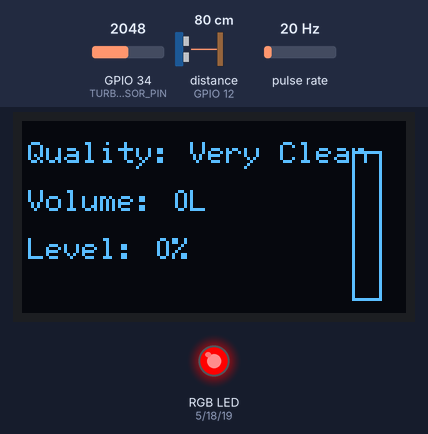
This sketch was run on a simulated ESP32. On the bench: 128×64 one-colour display, an RGB LED mixed from three pins (HIGH = lit). Wiring (inferred from the names in the program): ultrasonic range finder: trigger GPIO 14; echo GPIO 12; pulse sensor: data GPIO 27. The test bench sets the inputs (shaded band); at power-on: GPIO 34 (TURBIDITY_SENSOR_PIN) = 2048, distance to the obstacle (sensor on GPIO 12) 80 cm, pulse rate 20 Hz. The echo pulse lasts 58.3 µs per cm; WiFi joins after 1.5 s; servers stay silent unless stated; no MQTT or app messages arrive unless stated; pins used as bus, display or sensor lines are not drawn; what the sketch prints to the serial monitor is not drawn.

Above: at 3.2 s.
3.3 s: GPIO 34 (TURBIDITY_SENSOR_PIN) set to 213
5.3 s: GPIO 34 (TURBIDITY_SENSOR_PIN) set to 191
At 6.8 s:
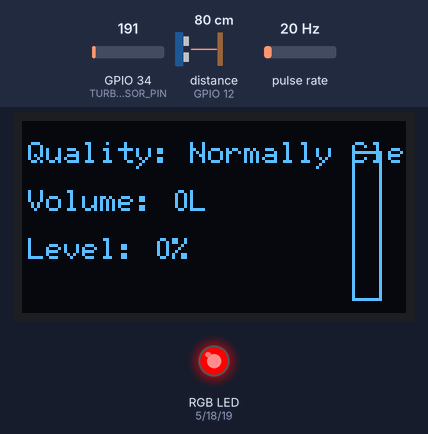
7.6 s: GPIO 34 (TURBIDITY_SENSOR_PIN) set to 55
At 8.6 s:
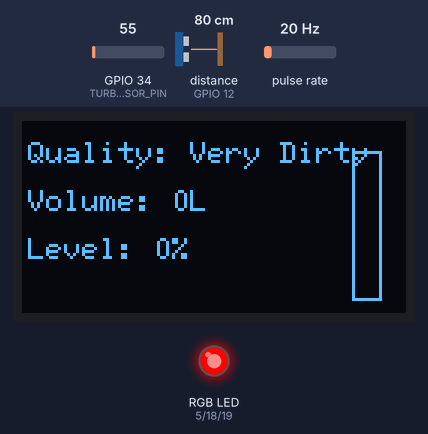
9.7 s: distance to the obstacle (sensor on GPIO 12) set to 22 cm
At 11.4 s:
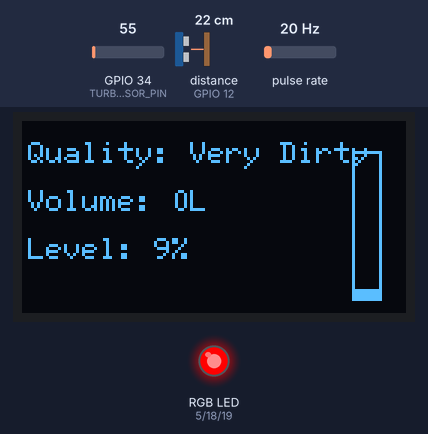
11.7 s: distance to the obstacle (sensor on GPIO 12) set to 17 cm
At 13.2 s:
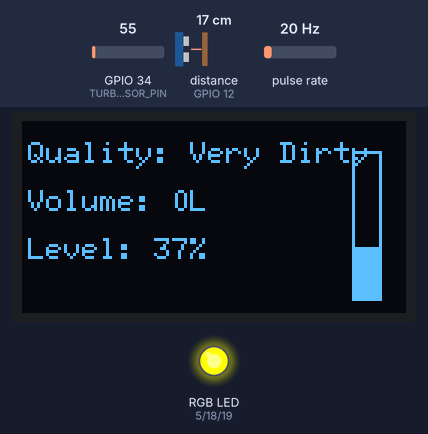
13.8 s: distance to the obstacle (sensor on GPIO 12) set to 9 cm
At 14.8 s:
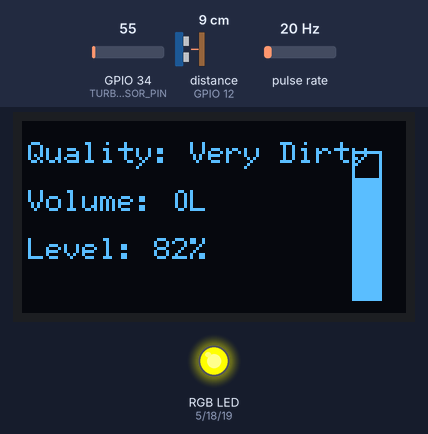
15.8 s: distance to the obstacle (sensor on GPIO 12) set to 6 cm
At 17.7 s:
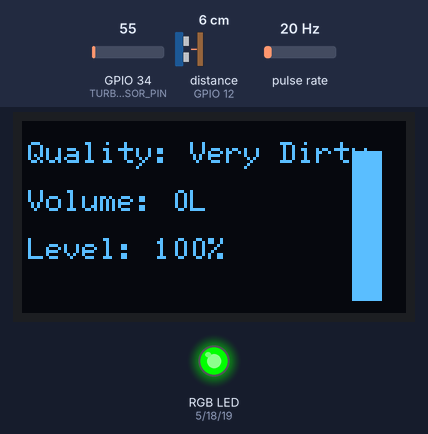
Timing chart, 0 to 19.2 s (numbered marks = the images above; inputs shaded):
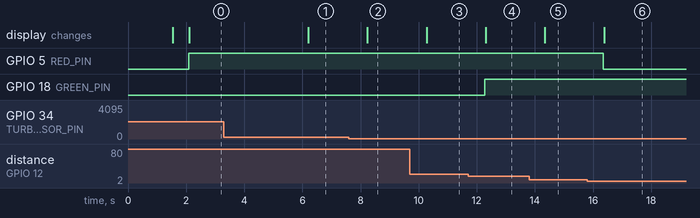

The sketch:

mqtt_integration.ino
```cpp
#include <Wire.h>
#include <U8g2lib.h>

#include <WiFi.h>
#include <PubSubClient.h>

// ---------- WIFI and mqtt credential ----------
const char* ssid = "homewiwi";
const char* password = "Home@123";
//mqtt server
const char* mqtt_server = "test.mosquitto.org";
const char* topic = "smart/watertank";

// ---------- WIFI and mqtt initialise ----------
WiFiClient espClient;
PubSubClient client(espClient);

// ---------- DISPLAY SETUP ----------
U8G2_SSD1306_128X64_NONAME_F_HW_I2C u8g2(U8G2_R0);

// ---------- FLOW SENSOR ----------
volatile int pulseCount = 0;
unsigned long oldTime = 0;
float flowRate = 0.0;
float totalLitres = 0.0;
#define FLOW_SENSOR_PIN 27

void IRAM_ATTR pulseCounter() {
  pulseCount++;
}

// ---------- ULTRASONIC SENSOR ----------
const int trigPin = 14;
const int echoPin = 12;
const float tankHeight = 23.55;
const float fullLevel = 17.73;
// const float sensorgap = 3;

float measureDistance() {
  digitalWrite(trigPin, LOW);
  delayMicroseconds(2);
  digitalWrite(trigPin, HIGH);
  delayMicroseconds(10);
  digitalWrite(trigPin, LOW);
  long duration = pulseIn(echoPin, HIGH);
  return (duration * 0.034) / 2; // distance in cm
}

// ---------- TURBIDITY SENSOR ----------
#define TURBIDITY_SENSOR_PIN 34
int read_ADC;
int ntu;
String quality = "";

// ---------- RGB LED ----------
#define RED_PIN 5
#define GREEN_PIN 18
#define BLUE_PIN 19

void setColor(int r, int g, int b) {
  analogWrite(RED_PIN, r);
  analogWrite(GREEN_PIN, g);
  analogWrite(BLUE_PIN, b);
}

// Setup WiFi
void setup_wifi() {
  Serial.println("Connecting to WiFi...");
  WiFi.begin(ssid, password);
  while (WiFi.status() != WL_CONNECTED) {
    delay(500);
    Serial.print(".");
  }
  Serial.println("\nWiFi connected!");
}


// MQTT Reconnection
void reconnect() {
 while (!client.connected()) {
   Serial.println("Connecting to MQTT...");
   if (client.connect("ESP32_PIR")) {
     Serial.println("Connected to MQTT");
   } else {
     delay(5000);
   }
 }
}

// ---------- SETUP ----------
void setup() {
  Serial.begin(115200);

  setup_wifi(); //wifi
  client.setServer(mqtt_server, 1883); //server
  u8g2.begin(); //display

  // Flow sensor setup
  pinMode(FLOW_SENSOR_PIN, INPUT_PULLUP);
  attachInterrupt(digitalPinToInterrupt(FLOW_SENSOR_PIN), pulseCounter, FALLING);

  // Ultrasonic sensor setup
  pinMode(trigPin, OUTPUT);
  pinMode(echoPin, INPUT);

  // RGB setup
  pinMode(RED_PIN, OUTPUT);
  pinMode(GREEN_PIN, OUTPUT);
  pinMode(BLUE_PIN, OUTPUT);

  delay(500);
  Serial.println("System Initialized");
}

// ---------- LOOP ----------
void loop() {
  if (!client.connected()) {
    reconnect();
  }
  client.loop();

  // FLOW SENSOR MEASUREMENT
  if ((millis() - oldTime) > 1000) {
    detachInterrupt(digitalPinToInterrupt(FLOW_SENSOR_PIN));
    flowRate = ((1000.0 / (millis() - oldTime)) * pulseCount) / 7.5;
    float litresPerSecond = flowRate / 60.0;
    totalLitres += litresPerSecond;
    oldTime = millis();
    pulseCount = 0;
    attachInterrupt(digitalPinToInterrupt(FLOW_SENSOR_PIN), pulseCounter, FALLING);
  }

  // ULTRASONIC MEASUREMENT
  float distance = measureDistance();
  float waterLevel = (tankHeight - distance);
  if (waterLevel < 0) waterLevel = 0;
  int levelPercent = constrain((int)((waterLevel / fullLevel) * 100), 0, 100);
  if (levelPercent>95.0) levelPercent=100;
  // TURBIDITY MEASUREMENT
  read_ADC = analogRead(TURBIDITY_SENSOR_PIN);
  if (read_ADC > 208) read_ADC = 208;
  ntu = map(read_ADC, 0, 208, 300, 0);

  if (ntu < 10) quality = "Very Clean";
  else if (ntu < 30) quality = "Normally Clean";
  else quality = "Very Dirty";

  // RGB LED CONTROL
  if (levelPercent > 90) {
    setColor(0, 255, 0);   // Green
  } else if (levelPercent > 25) {
    setColor(255, 255, 0); // Yellow
  } else {
    setColor(255, 0, 0);   // Red
  }

  // DISPLAY ON OLED
  u8g2.clearBuffer();
  u8g2.setFont(u8g2_font_6x12_tr);
  u8g2.setCursor(2, 14);
  u8g2.print("Quality: ");
  u8g2.print(quality);

  u8g2.setCursor(2, 30);
  u8g2.print("Volume: ");
  u8g2.print((int)totalLitres);
  u8g2.print("L");

  u8g2.setCursor(2, 46);
  u8g2.print("Level: ");
  u8g2.print(levelPercent);
  u8g2.print("%");

  // Vertical Progress Bar
  int barX = 110;
  int barY = 10;
  int barWidth = 10;
  int barHeight = 50;
  int filledHeight = map(levelPercent, 0, 100, 0, barHeight);
  u8g2.drawFrame(barX, barY, barWidth, barHeight);
  u8g2.drawBox(barX, barY + (barHeight - filledHeight), barWidth, filledHeight);

  u8g2.sendBuffer();

  // SERIAL OUTPUT
  Serial.print("Flow Rate: ");
  Serial.print(flowRate);
  Serial.print(" L/min | Total: ");
  Serial.print(totalLitres, 3);
  Serial.println(" L");

  Serial.print("Water Level: ");
  Serial.print(waterLevel);
  Serial.print(" cm | Distance: ");
  Serial.print(distance);
  Serial.println(" cm");

  Serial.print("Turbidity: ");
  Serial.print(ntu);
  Serial.print(" NTU | Status: ");
  Serial.println(quality);

  Serial.print("Level %: ");
  Serial.print(levelPercent);
  Serial.println("%");

  Serial.println("---------------------------");

  delay(2000);

  // MQTT SEND
  String jsonPayload = "{";
  // jsonPayload += "\"timestamp\":" + String(millis()) + ",";
  jsonPayload += "\"water_level_cm\":" + String(waterLevel, 1) + ",";
  jsonPayload += "\"level_percent\":" + String(levelPercent) + ",";
  jsonPayload += "\"volume_used_liters\":" + String(totalLitres, 2) + ",";
  jsonPayload += "\"flow_rate_lpm\":" + String(flowRate, 2) + ",";
  jsonPayload += "\"ntu\":" + String(ntu) + ",";
  jsonPayload += "\"quality\":\"" + quality + "\"";
  jsonPayload += "}";
  client.publish("smartwater/data", jsonPayload.c_str());
}
```

Measured:
- the behaviour switches between 202 and 201 on GPIO 34 (TURBIDITY_SENSOR_PIN) (found by bisection; images 0 and 1)
- the behaviour switches between 20 and 19 cm on distance to the obstacle (sensor on GPIO 12) (found by bisection; images 3 and 4)
- the behaviour switches between 8 and 7 cm on distance to the obstacle (sensor on GPIO 12) (found by bisection; images 5 and 6)
- after the input at 3.3 s, every drawn part: stays the same
- after the input at 5.3 s, the display: changes after 0.89 s (image 1)
- after the input at 7.6 s, the display: changes after 0.64 s (image 2)
- after the input at 9.7 s, the display: changes after 0.57 s (image 3)
- after the input at 11.7 s, GPIO 18 (GREEN_PIN): LOW → HIGH after 0.58 s; the display: changes after 0.61 s (image 4)
- after the input at 13.8 s, the display: changes after 0.55 s (image 5)
- after the input at 15.8 s, GPIO 5 (RED_PIN): HIGH → LOW after 0.56 s; the display: changes after 0.58 s (image 6)
